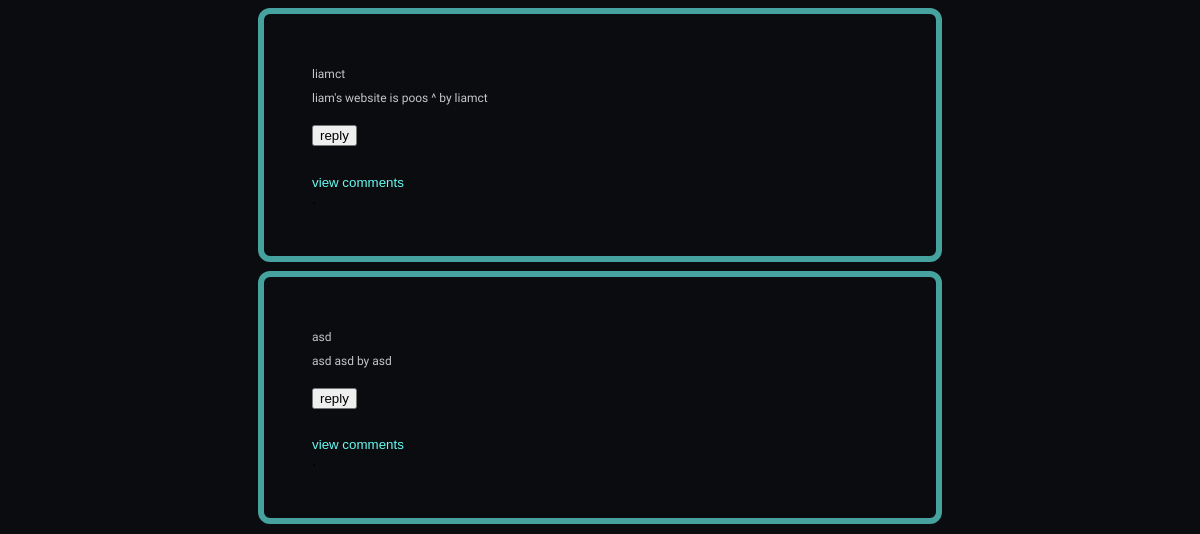
/question (lower part), run on an earlier commit of the app's database.
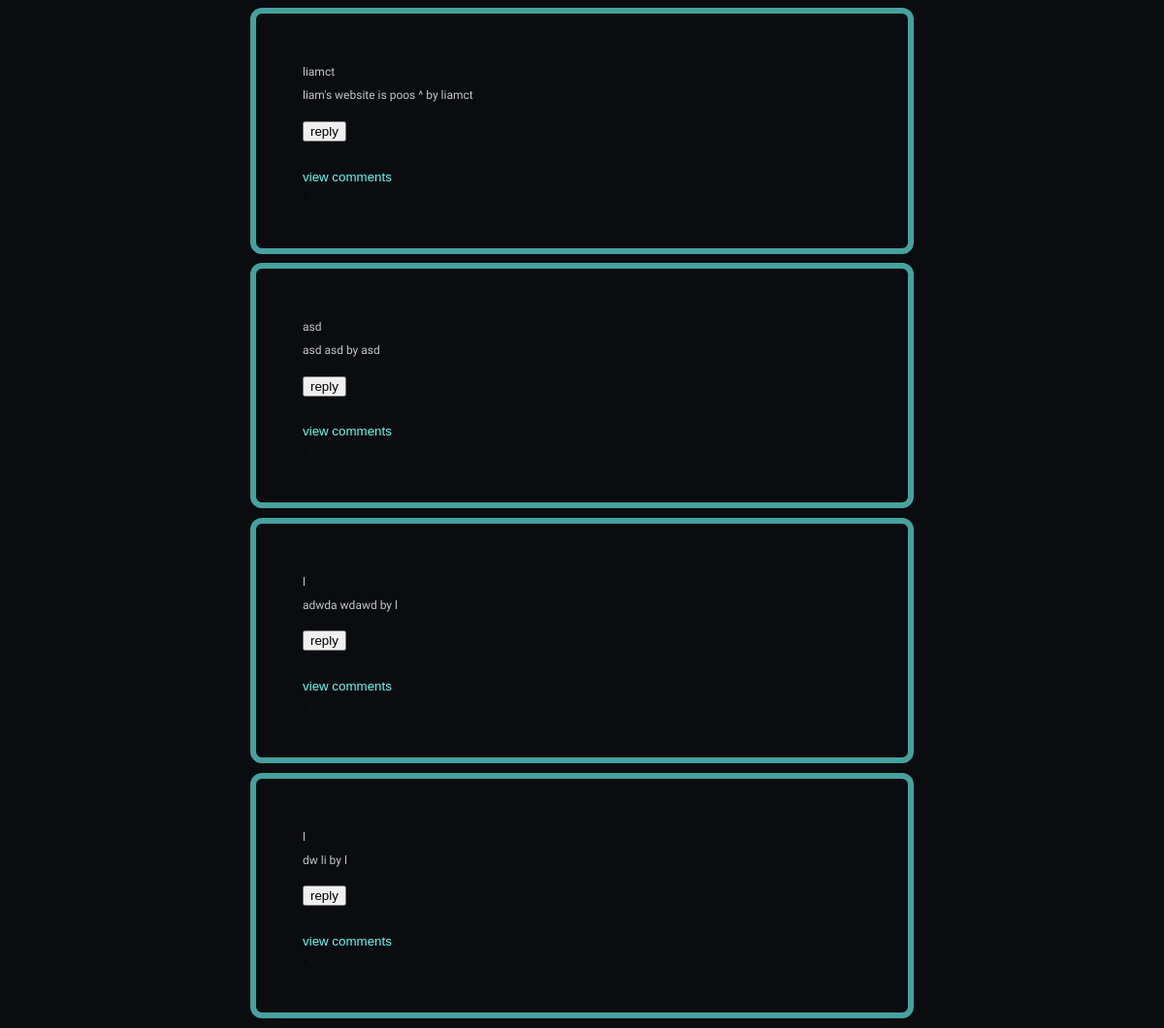
And on a later commit of the database.
### models.py (models this page shows)
class Question(db.Model):
    __tablename__ = "Question"
    id = db.Column(db.Integer, primary_key=True, autoincrement=True)
    user = db.Column(db.Integer, db.ForeignKey('User.id'), nullable = False)
    question = db.Column(db.String(225), unique=True)
    title = db.Column(db.String(225), unique=True)
    comments = db.relationship('Comment', back_populates='question')
    users = db.relationship('User')

class User(db.Model):
    __tablename__ = "User"
    id = db.Column(db.Integer, primary_key=True, autoincrement=True)
    name = db.Column(db.String(225), unique=True)
    salt = db.Column(db.String(225))
    key = db.Column(db.String(225))
    email = db.Column(db.String())

### main.py (the view)
@app.route('/question', methods=['POST', 'GET'])
def history():
    current_user = session.get('name')
    form = Comment_Form()
    if request.method=='GET':  # did the browser ask to see the page
        questions = models.Question.query.all()
        for question in questions:
            print(question.comments)
        return render_template('question.html', form=form, title="Question", user = current_user, questions = questions)
    else:
        questions = models.Question.query.all()
        questions.reverse()
        return render_template('question.html', form=form, page_title="history", user = current_user, questions = questions)

### models.py (called while the page is built)
    def __repr__(self):
        return self.comment

### templates/question.html (shortened to what this page needs)
{% extends 'layout.html' %}
{% block content %}
<div class = "wrapper_question">
  <div class = "writing_box">
    {% for question in questions %}
    <div class = "question_box">
      <div class = "splitter">
        <p>{{question.users.name}}</p>
        <p>{{ question.title }}   {{ question.question }} by {{question.users.name}}</p>
        <button id= "reply_btn">reply</button>
      </div>
      <div class = "splitter_2">
        <button id = "demo" onclick="change_name()">view comments</button>
      </div>
    <div> .</div>
    </div>
    {% endfor %}
  </div>
</div>
{% endblock %}

What changed in the data, as far as the page shows it:
added Question: users.name "l", title "adwda", question "wdawd"
added Question: users.name "l", title "dw", question "li"
